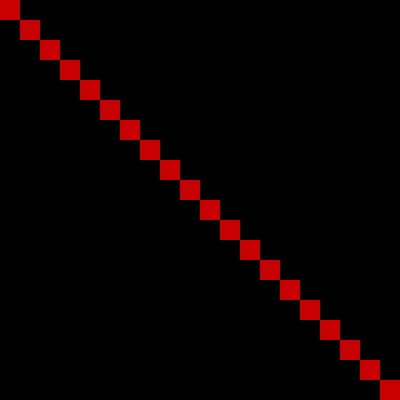
Frame 1 (no input)
Frame 60 (the mouse pressed at the canvas centre just before this capture): identical to frame 1, image omitted
Frame 120 (the mouse held since frame 60 and released just before this capture): identical to frame 1, image omitted

The Processing sketch that drew this single still picture (run headless with seeded random() and noise(); from frame 60 on, the mouse is pressed at the canvas centre):

// Processing sketch: processing_133710
// ── processing_133710.pde

void setup(){
  size(400,400);
}
void draw(){
  background(0);
  for(int i=0;i<400;i+=20){
    redSquare(i,i);}}
void redSquare(int x, int y){
noStroke();
fill(200,0,0);
rect(x,y,20,20);
}
